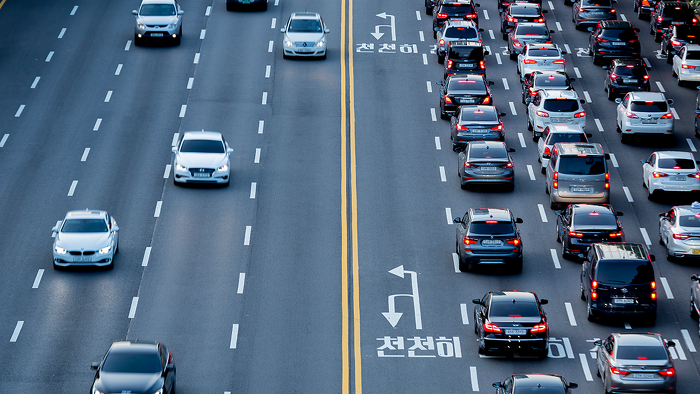
#> input picture server/test/road_car.jpg, 700 x 394 px
$ python -i road_drive.py   (imports and definitions only)
#> lines starting #> are read from the running program, lines starting #| are printed output that depends on the picture; after the words box and inside, x2 and y2 are one past the last pixel; in counts of white or black regions, pixels touching at a corner belong together
from imutils import build_montages
from datetime import datetime
import numpy as np
import imagezmq
import argparse
import imutils
import cv2
import time
import socket

def color_filtering(ROI):
    hsv = cv2.cvtColor(ROI, cv2.COLOR_BGR2HSV)

    lower_red = np.array([170, 100, 0])
    upper_red = np.array([180, 255, 255])
    #h, s, v = cv2.split(hsv)
    mask_red = cv2.inRange(hsv, lower_red, upper_red)
    cv2.imshow('mask_red', mask_red)
    return mask_red

def set_ROI(img):
    cuttingImg = img[96:][0:]
    return cuttingImg

def dir_discriminator(img):
    try:
        filteredImg = color_filtering(set_ROI(img))
        lines = cv2.HoughLinesP(filteredImg, 0.8, np.pi / 180, 90, minLineLength = 10, maxLineGap = 100)
        slope_degree = (np.arctan2(lines[:, 0, 1] - lines[:, 0, 3], lines[:, 0, 0] - lines[:, 0, 2]) * 180) / np.pi

        avg_angle = np.average(np.array(slope_degree))

        if avg_angle > -160.2 and avg_angle < -100.0:
            print('left')
            print('angle: '+str(avg_angle))
            client_socket.sendall(str('-1').encode())
            return -1, avg_angle
        elif avg_angle > 100.4 and avg_angle < 170.1:
            print('right')
            print('angle: '+str(avg_angle))
            client_socket.sendall(str('1').encode())
            return 1, avg_angle
            client_socket.sendall(str('0').encode())
            return 0, 'straight'
    except TypeError:
            client_socket.sendall(str('0').encode())
            return 0, 'straight'

# [1 line that did not run here, left out]
# [3 lines not run here, left out]
# [1 line that did not run here, left out]
# [1 line not run here, left out]

# [1 line that did not run here, left out]

# [9 lines not run here, left out]

>>> import cv2
>>> picture = cv2.imread('test/road_car.jpg')
#> picture is the input picture: shape (394, 700, 3); mean B, G, R 126.2, 103.7, 83.2
>>> result = dir_discriminator(picture)
#> in set_ROI, `cuttingImg = img[96:][0:]`:
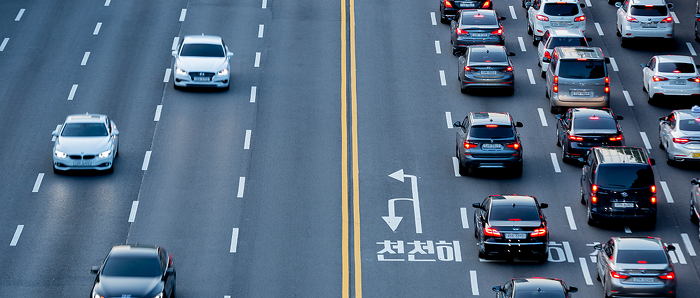
#> cuttingImg: shape (298, 700, 3); mean B, G, R 129, 106.6, 85.9
#> in color_filtering, `hsv = cv2.cvtColor(ROI, cv2.COLOR_BGR2HSV)`: hsv: shape (298, 700, 3); mean H, S, V 101.2, 102.4, 132
#> in color_filtering, `mask_red = cv2.inRange(hsv, lower_red, upper_red)`:
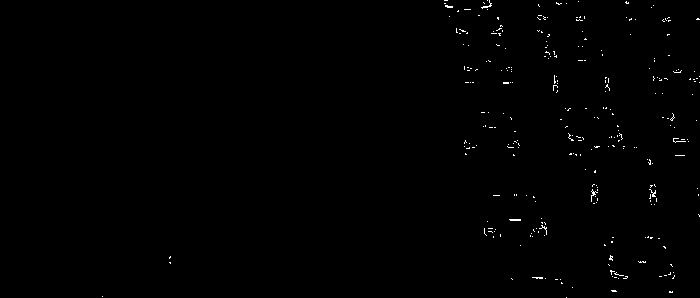
#> mask_red: shape (298, 700); 0.48% white in thin lines or dots, all inside (x1, y1, x2, y2) = (102, 0, 700, 298)
#> in dir_discriminator, `lines = cv2.HoughLinesP(filteredImg, 0.8, np.pi / 180, 90, minLineLeng..`: lines = None
#> (the run stopped early here; a loop or call above may not have finished)
